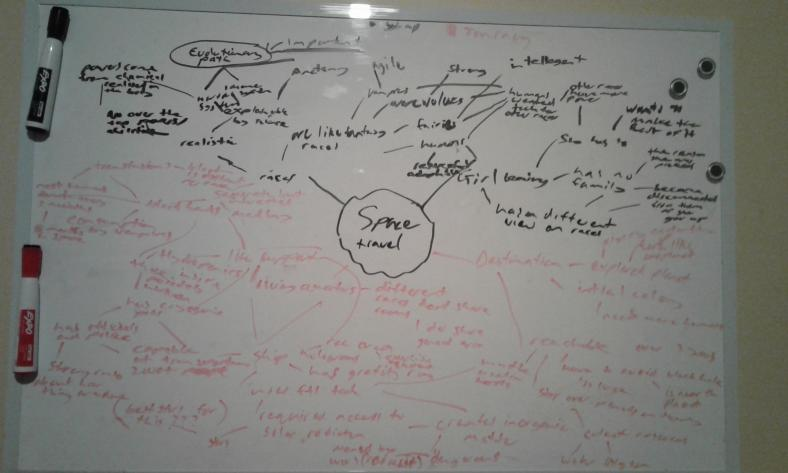
#> input picture test_imgs/4.jpg, 788 x 473 px
$ python image_contrast.py   (older library calls are emulated)
#> lines starting #> are read from the running program, lines starting #| are printed output that depends on the picture
# This is a temporary file for testing methods of applying image contrast
from PIL import Image, ImageEnhance, ImageOps

# For visualization
import matplotlib.pyplot as plt
from mpl_toolkits.axes_grid1 import ImageGrid
import numpy as np
from numpy import *

def PIL_contrast(image_name, scale):
    """
    Converts image to BW then Contrasts the image
    params:
        image_name  filepath of an image
        scale: factor of enhancement
    For contrast, an enhancement factor of 0.0 gives a solid grey image.
    A factor of 1.0 gives the original image.
    Factor of > 1.0 gives a more contrasted image
    docs: https://pillow.readthedocs.io/en/3.0.x/reference/ImageEnhance.html
    """
#> called with image_name = 'test_imgs/4.jpg', scale = 2
    # Change input here
    im = Image.open(image_name)
#> im is the input picture: PIL image 788x473 RGB; mean R, G, B 130.6, 130.2, 126.7
    # Convert image to BW
    bw_im = im.convert('LA')
    # contrast the image
    enhancer = ImageEnhance.Contrast(bw_im)
    enhanced_im = enhancer.enhance(scale)
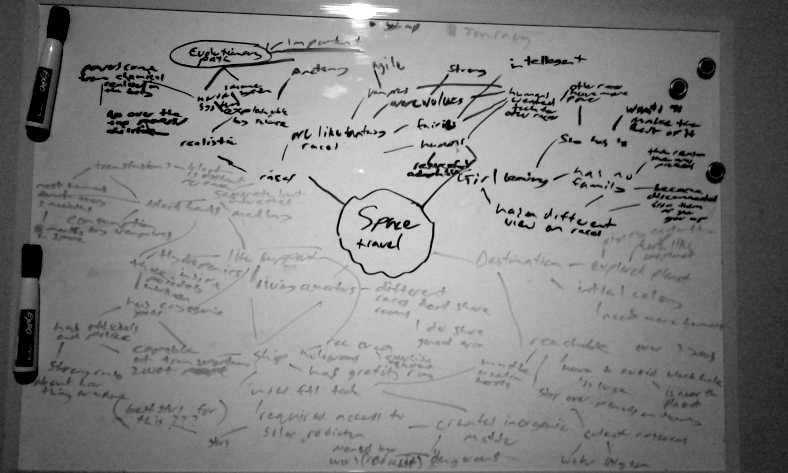
#> enhanced_im: PIL image 788x473 LA; mean R, G, B, A 130.7, 130.7, 130.7, 255
    enhanced_im.save("enhanced.sample1.png")
    return enhanced_im

def image_visualization(image_name, step):
#> called with image_name = 'test_imgs/4.jpg', step = 0.5
    fig = plt.figure(figsize=(20., 10.))
    grid = ImageGrid(fig, 111,  # similar to subplot(111)
                 nrows_ncols=(2, 5),  # creates 2x2 grid of axes
                 axes_pad=0.1,  # pad between axes in inch.
                 )
    scale = 1.0
    # Iterating over the grid returns the Axes.
    for ax in grid:
        im = PIL_contrast(image_name, scale)
        ax.imshow(im)
        scale += step
    plt.show()
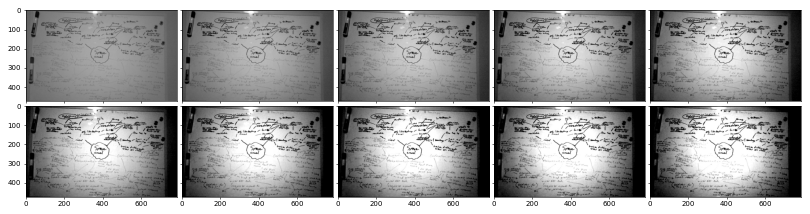
#> figure drawn by matplotlib, 10 panels
    plt.savefig('sweep.png')

def histeq(im,nbr_bins=256):
  """  Histogram equalization of a grayscale image. """
  # get image histogram
  imhist,bins = np.histogram(im.flatten(),nbr_bins,normed=True)
  cdf = imhist.cumsum() # cumulative distribution function
  cdf = 255 * cdf / cdf[-1] # normalize

  # use linear interpolation of cdf to find new pixel values
  im2 = np.interp(im.flatten(),bins[:-1],cdf)

  return im2.reshape(im.shape), cdf

if __name__ == '__main__':
    PIL_contrast("test_imgs/4.jpg", 2)
    image_visualization("test_imgs/4.jpg", .5)
